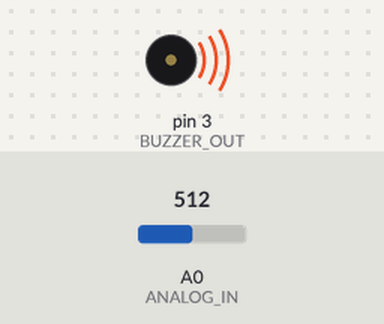
Simulated run of this sketch. Board: Arduino Uno, built with avr-gcc and run on an emulated ATmega328P. Parts: buzzer (waves = sounding). Inputs (shaded band) come from the test bench; at power-on: A0 (ANALOG_IN) = 512.

Above: at 0.1 s.
Timing chart, 0 to 1.6 s (numbered marks = the images above):
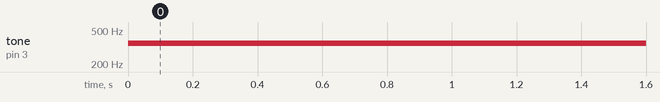

Measured:
- by itself, tone on pin 3 (BUZZER_OUT): silent → 349 Hz at 0.00 s

The sketch:

beeper.ino
```cpp
/**
 * Beeper - Musical notes
 * Author: Francisco Igor
 *         franciscoigor@gmail.com
 *
 * Components
 *
 *    Buzer connected
 *       (+) to Analog Output 3
 *       (-) to GND
 *    Potentiometer
 *       (left pin)  connected to +5V
 *       (right pin) connected to GND
 *       (cente pin) connected to Analog input 0
 *
 *
 * Results
 *
 *  When you rotate the potentiometer from min to max you will hear a musical scale,
 *  this scale is translated from min and max analog potentiometer value to note positions (0 to 7)
 *
 */

#define ANALOG_IN A0
#define BUZZER_OUT 3


int notes[]= {
  262, 294, 330, 349, 392, 440, 493 , 523
};

int note ;

void setup() {
  // put your setup code here, to run once:

}

void loop() {

   int analorReading = analogRead(ANALOG_IN);
   int note = map(analorReading, 0, 1023, 0, 7);


   tone(BUZZER_OUT, notes[note], 110);
   delay(100);

}
```
